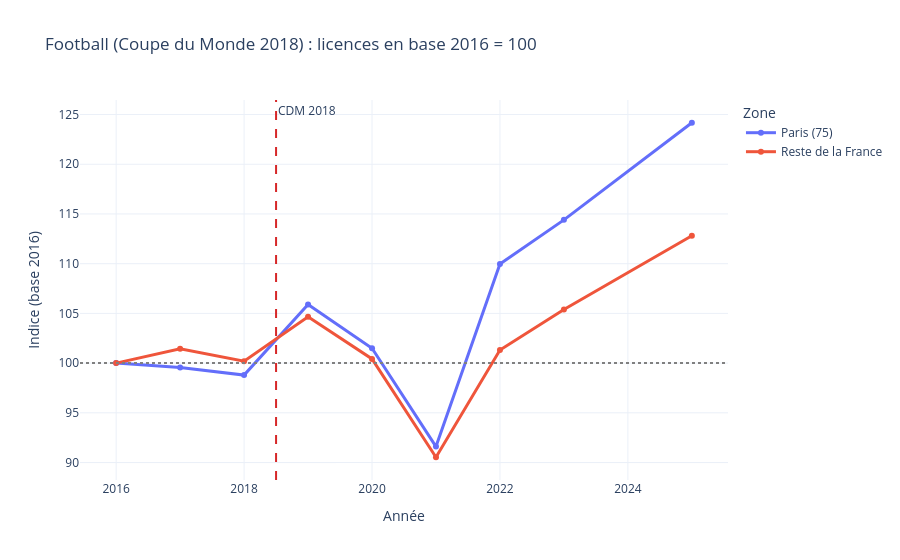

Here is the notebook cell this chart was saved with:
### Markdown cell above
### 1.3. Point de comparaison : l'impact d'un sacre collectif majeur (Coupe du Monde de Football 2018)
Pour mettre en perspective l'effet des performances individuelles de 2024, nous observons la réaction des licences de la Fédération Française de Football (code `112`) après la victoire de l'équipe de France à la Coupe du Monde 2018. Ce cas permet de tester si un titre mondial dans un sport déjà très populaire produit une dynamique comparable en Île-de-France (Paris) et dans le reste du pays.

### Code cell
df_foot_100 = pr.preparer_serie_base_100(
    df_licences, CODES_CLES["FFF"], dep_cible="75", annee_ref=2016, label_cible="Paris (75)", col_fed="code_fed"
)
ecart_foot = pr.calculer_ecart_double_difference(df_foot_100, "Paris (75)", 2016, 2023)
print(f"Football (code 111) : écart Paris vs reste de la France (2016-2023) = {ecart_foot:+.1f} pts")

vz.plot_effet_local_base100(
    df_foot_100, "Football", "Coupe du Monde 2018", annee_ref=2016, annee_evenement=2018.5, evenement_label="CDM 2018"
).show()

### Figure 1 — Plotly figure (JSON) as saved in the notebook; plotly's stock layout.template omitted (floating-point values rounded to 4 significant figures)
{"data": [{"hovertemplate": "Zone=Paris (75)<br>Année=%{x}<br>Indice (base 2016)=%{y}<extra></extra>", "legendgroup": "Paris (75)", "line": {"color": "#636efa", "dash": "solid", "width": 3}, "marker": {"symbol": "circle"}, "mode": "lines+markers", "name": "Paris (75)", "orientation": "v", "showlegend": true, "type": "scatter", "x": [2016, 2017, 2018, 2019, 2020, 2021, 2022, 2023, 2025], "xaxis": "x", "y": [100.0, 99.57, 98.8, 105.9, 101.5, 91.61, 110.0, 114.4, 124.2], "yaxis": "y"}, {"hovertemplate": "Zone=Reste de la France<br>Année=%{x}<br>Indice (base 2016)=%{y}<extra></extra>", "legendgroup": "Reste de la France", "line": {"color": "#EF553B", "dash": "solid", "width": 3}, "marker": {"symbol": "circle"}, "mode": "lines+markers", "name": "Reste de la France", "orientation": "v", "showlegend": true, "type": "scatter", "x": [2016, 2017, 2018, 2019, 2020, 2021, 2022, 2023, 2025], "xaxis": "x", "y": [100.0, 101.4, 100.2, 104.7, 100.4, 90.53, 101.3, 105.4, 112.8], "yaxis": "y"}], "layout": {"annotations": [{"showarrow": false, "text": "CDM 2018", "x": 2018.0, "xanchor": "left", "xref": "x", "y": 1, "yanchor": "top", "yref": "y domain"}], "legend": {"title": {"text": "Zone"}, "tracegroupgap": 0}, "shapes": [{"line": {"color": "gray", "dash": "dot"}, "type": "line", "x0": 0, "x1": 1, "xref": "x domain", "y0": 100, "y1": 100, "yref": "y"}, {"line": {"color": "#d62728", "dash": "dash"}, "type": "line", "x0": 2018.0, "x1": 2018.0, "xref": "x", "y0": 0, "y1": 1, "yref": "y domain"}], "title": {"text": "Football (Coupe du Monde 2018) : licences en base 2016 = 100"}, "xaxis": {"anchor": "y", "domain": [0, 1], "title": {"text": "Année"}}, "yaxis": {"anchor": "x", "domain": [0, 1], "title": {"text": "Indice (base 2016)"}}}}
